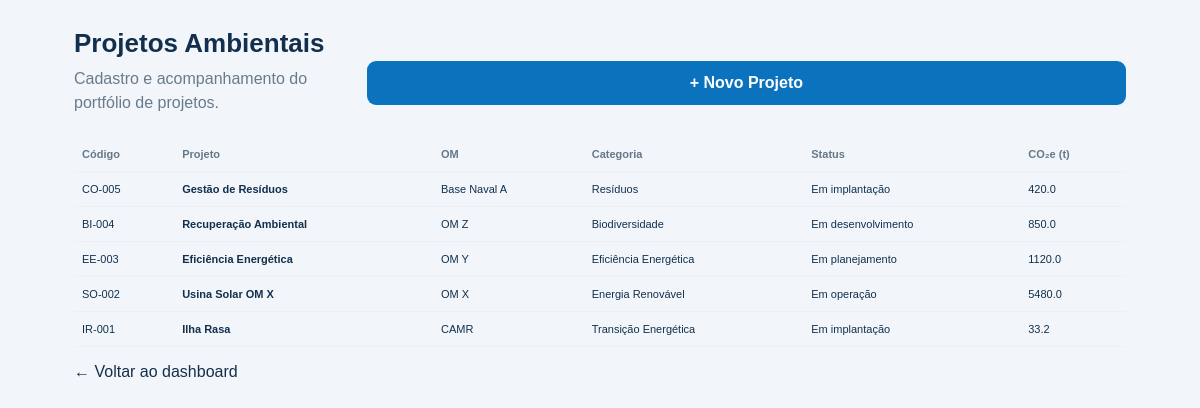
The app's page /projects (signed in), older data.
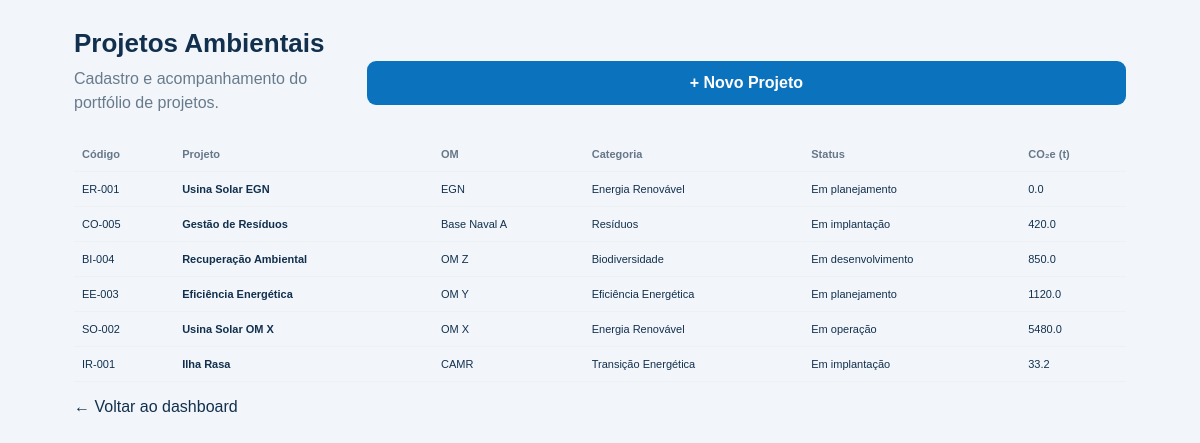
The same page, newer data.
### tables this page shows
CREATE TABLE projects (
            id INTEGER PRIMARY KEY AUTOINCREMENT,
            code TEXT,
            name TEXT,
            om TEXT,
            category TEXT,
            status TEXT,
            assets INTEGER DEFAULT 0,
            co2 REAL DEFAULT 0,
            renewable REAL DEFAULT 0,
            diesel REAL DEFAULT 0,
            value REAL DEFAULT 0
        );

### app.py (the view)
@app.route("/projects")
def projects():
    user = current_user()
    if not user:
        return redirect(url_for("index"))
    conn = db()
    projects = conn.execute(
        "SELECT * FROM projects ORDER BY id DESC"
    ).fetchall()
    conn.close()
    return render_template(
        "projects.html",
        user=user,
        projects=projects
    )

### app.py (called while the page is built)
def db():
    conn = sqlite3.connect(DB)
    conn.row_factory = sqlite3.Row
    return conn

def current_user():
    if "user_id" not in session:
        return None
    conn = db()
    user = conn.execute("SELECT * FROM users WHERE id=?", (session["user_id"],)).fetchone()
    conn.close()
    return user

### templates/projects.html (shortened to what this page needs)
{% extends "base.html" %}
{% block content %}
<main class="page-container">
    <header class="page-header">
        <div>
            <h1>Projetos Ambientais</h1>
            <p>Cadastro e acompanhamento do portfólio de projetos.</p>
        </div>
        <a class="primary" href="{{ url_for('new_project') }}">
            + Novo Projeto
        </a>
    </header>
    <div class="table-wrap">
        <table>
            <thead>
                <tr>
                    <th>Código</th>
                    <th>Projeto</th>
                    <th>OM</th>
                    <th>Categoria</th>
                    <th>Status</th>
                    <th>CO₂e (t)</th>
                </tr>
            </thead>
            <tbody>
                {% for p in projects %}
                <tr>
                    <td>{{ p["code"] }}</td>
                    <td><strong>{{ p["name"] }}</strong></td>
                    <td>{{ p["om"] }}</td>
                    <td>{{ p["category"] }}</td>
                    <td>{{ p["status"] }}</td>
                    <td>{{ p["co2"] }}</td>
                </tr>
                {% else %}
                <tr>
                    <td colspan="6">Nenhum projeto cadastrado.</td>
                </tr>
                {% endfor %}
            </tbody>
        </table>
    </div>
    <p><a href="{{ url_for('dashboard') }}">← Voltar ao dashboard</a></p>
</main>
{% endblock %}

Row changes from the older to the newer data that the page shows:
added projects: code "ER-001", name "Usina Solar EGN", om "EGN", category "Energia Renovável", status "Em planejamento", co2 "0.0"
